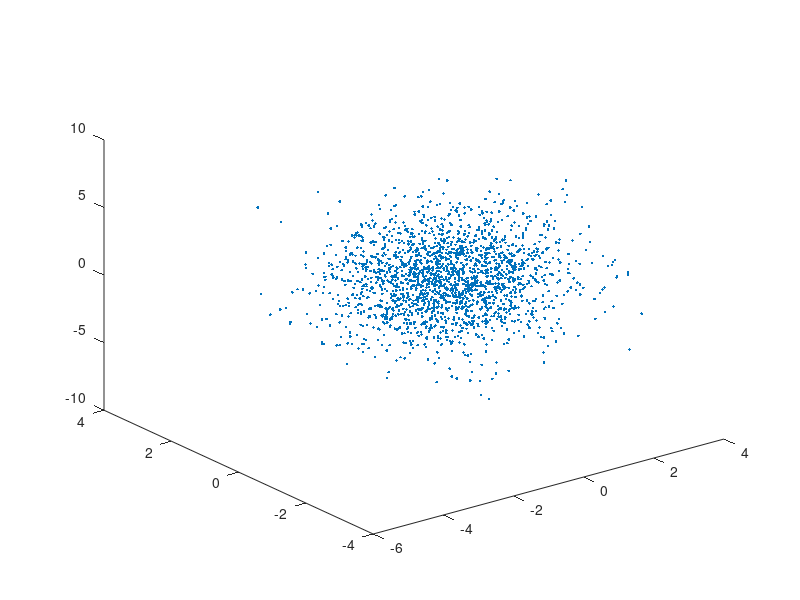
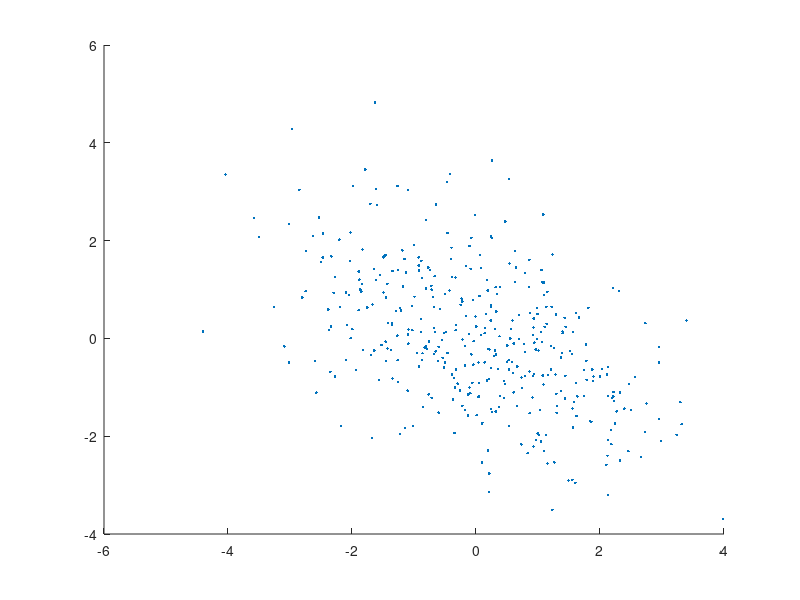

These charts were generated, in order, by the following MATLAB code: (Note: this script raises an error after producing the figures.)
function [] = assignment08()

%% Exercise 3

Sigma=[2 0 0;0 1 0;0 0 4];
mu=[0,0,0];
n = 2000;

X = GenerateData(Sigma, mu, n);

plot3(X(:,1), X(:,2), X(:,3), '.')

[V_Sigma, D_Sigma] = eig(Sigma)

v = sqrt(2)/2 * [ 1, 1; -1, 1 ];
d = [ 3, 0; 0, 1 ];

Sigma = v * d * v';
mu = [0 0];

X = GenerateData(Sigma, mu, 400);
figure;
hold on;
plot(X(:,1), X(:,2), '.');

%% Exercise 4

% Sigma already has this value: Sigma = [2,-1;-1,2];
mu = [1, 1];

X= GenerateData(Sigma, mu, 500);
[V, D] = PCA(X)

[V, D] = eig(Sigma)

% one can see that up to an error below 10 % these values agree

%% Exercise 5

[x_train, y_train, ~, ~] = loadUSPSData();
[V, D] = PCA(x_train(y_train==5,:));
eigenvalues = D * ones(size(D, 1), 1);
[~, largestIndices] = sort(eigenvalues, 'descend');
figure;
principalComponent = V(:, largestIndices(1));
drawNumber(principalComponent);
figure;
secondComponent = V(:, largestIndices(2));
drawNumber(secondComponent);

%% Exercise 6
[x_train, y_train, ~, ~] = loadUSPSData();

sampleSize = 300;
maxDigit = 4;
samples = zeros(maxDigit*sampleSize, 1);
for digit = 1 : maxDigit
    indices = randsample(length(find(y_train==digit)), sampleSize);
    samples((digit - 1)*sampleSize + 1 : digit*sampleSize) = ...
        indices + find(y_train==digit, 1 );
end

X = x_train(samples, :);
Y = y_train(samples);
k = 10;

A = buildKnnGraph(X,k);
D = graphallshortestpaths(A,'Directed', false);
xy = Isomap(D,2);
figure;
scatter(xy(:,1),xy(:,2),10,Y,'filled');

% larger k causes all data to be mapped with a lot of overlap
% smaller k causes single classes to be disconnected
end

function [X] = GenerateData(Sigma, mu, n)

S1 = chol(Sigma);
X = repmat(mu,n,1) + randn(n,size(Sigma,1))*S1;

end